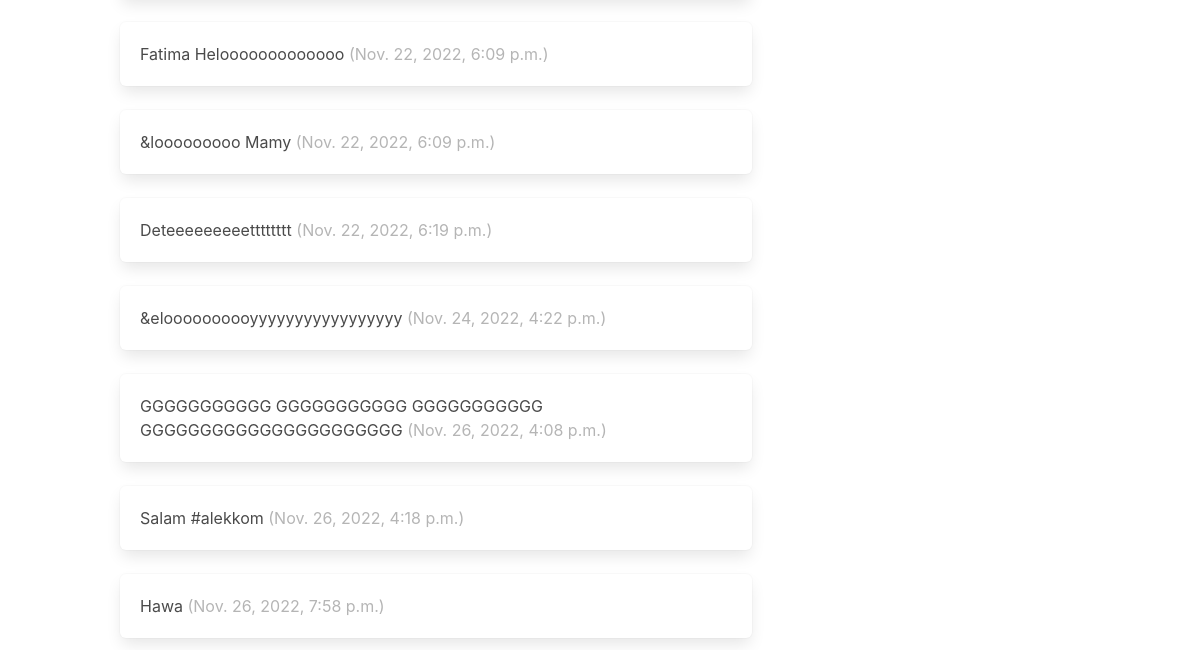
The page /profile/6 (signed in, lower part) on the database as committed earlier.
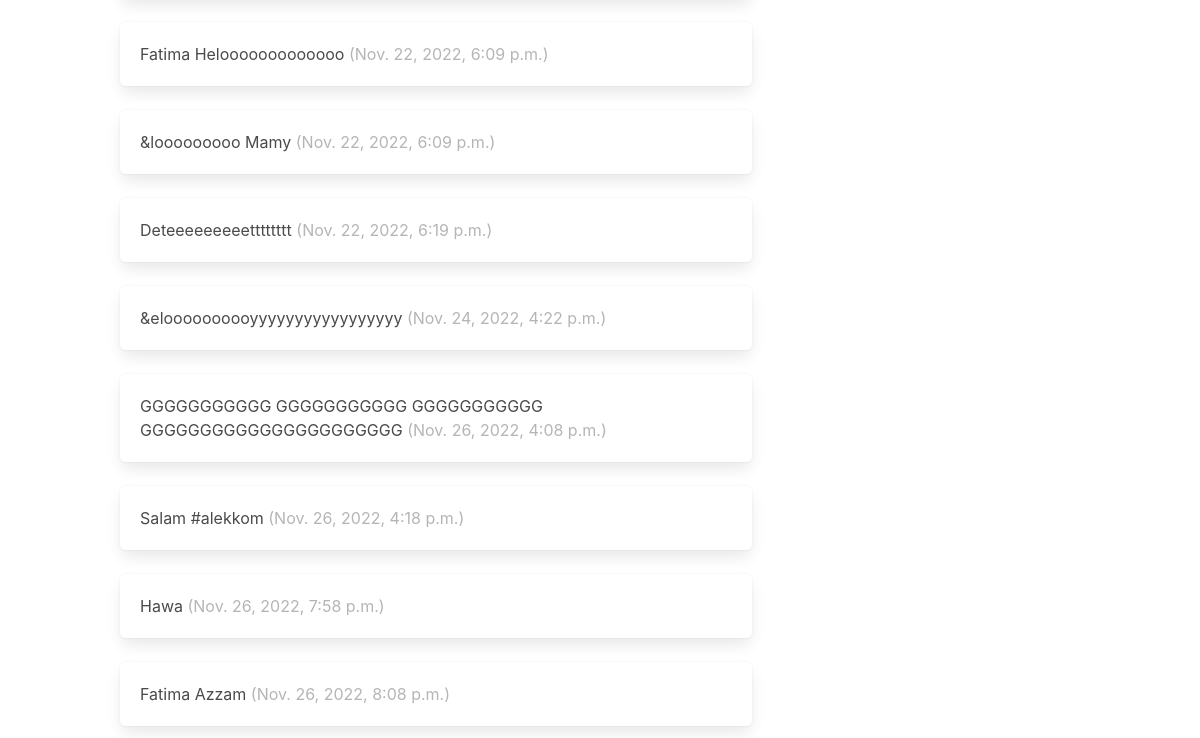
The same page on the database as committed later.
### dwitter/models.py (models this page shows, shortened)
class Dweet(models.Model):
    user = models.ForeignKey(
        User, related_name="dweets", on_delete=models.DO_NOTHING
        )
    body = models.CharField(max_length=140)
    created_at = models.DateTimeField(auto_now_add=True)

### dwitter/views.py (the view, shortened to what this page needs)
# urls.py: path("profile/<int:pk>", profile, name="profile"),
def profile(request, pk):
    if not hasattr(request.user, 'profile'):
        missing_profile = Profile(user=request.user)
        missing_profile.save()
    profile = Profile.objects.get(pk=pk)
    return render(request, "profile.html", {"profile": profile})

### dwitter/models.py (called while the page is built)
    def __str__(self):
        return self.user.username

### dwitter/templates/profile.html (shortened to what this page needs)
{% extends 'base.html' %}
{% block content %}
<div class="column">
     <div class="content">
        {% for dweet in profile.user.dweets.all %}
            <div class="box">
            {{ dweet.body }}
                <span class="is-small has-text-grey-light">
                ({{ dweet.created_at }})
                </span>
            </div>
        {% endfor %}
     </div>
</div>
<div class="column is-one-third">
</div>
{% endblock content %}

Rows that differ between the two databases and show on the page:
added Dweet: body "Fatima Azzam", created_at "Nov. 26, 2022, 8:08 p.m."
